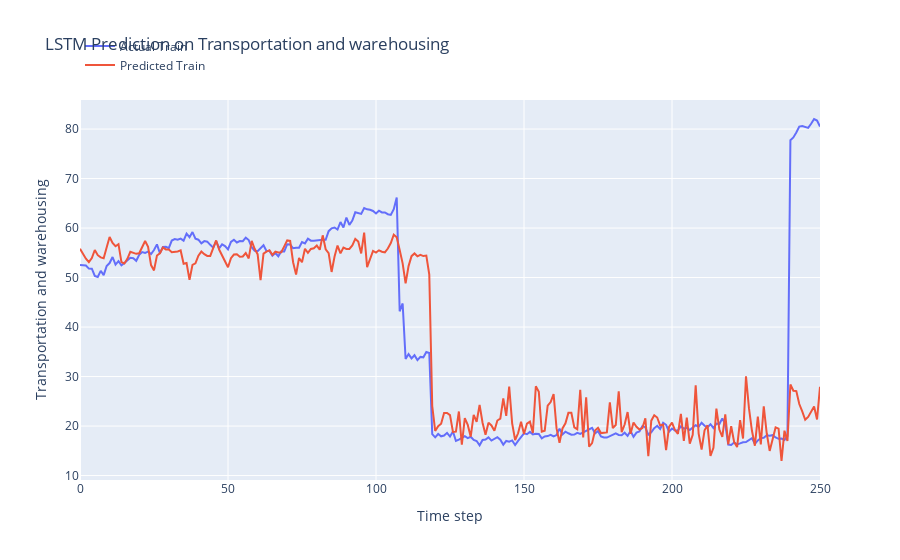

Write notebook code for a chart like this one.
### Code cell
print('Train Mean Absolute Error:', mean_absolute_error(y_train, train_predict))
print('Train Root Mean Squared Error:',np.sqrt(mean_squared_error(y_train, train_predict)))

# plot the actual and predicted values for test data
trace1 = go.Scatter(x=np.arange(len(y_train)), y=y_train.flatten(), mode='lines', name='Actual Train')
trace2 = go.Scatter(x=np.arange(len(train_predict)), y=train_predict.flatten(), mode='lines', name='Predicted Train')

# Create layout
layout = go.Layout(
    title='LSTM Prediction on Transportation and warehousing',
    xaxis=dict(title='Time step'),
    yaxis=dict(title='Transportation and warehousing'),
    legend=dict(x=0, y=1.18)
)

# Create figure
fig = go.Figure(data=[trace1, trace2], layout=layout)

# Show plot
fig.show()

### Figure 1 — Plotly figure (JSON) as saved in the notebook; plotly's stock layout.template omitted (floating-point values rounded to 4 significant figures; data arrays with more than 128 entries replaced by an {"elided": "..."} marker saying what was removed)
{"data": [{"mode": "lines", "name": "Actual Train", "type": "scatter", "x": {"elided": "251 int values"}, "y": {"elided": "251 float values"}}, {"mode": "lines", "name": "Predicted Train", "type": "scatter", "x": {"elided": "251 int values"}, "y": {"elided": "251 float values"}}], "layout": {"legend": {"x": 0, "y": 1.18}, "title": {"text": "LSTM Prediction on Transportation and warehousing"}, "xaxis": {"title": {"text": "Time step"}}, "yaxis": {"title": {"text": "Transportation and warehousing"}}}}
